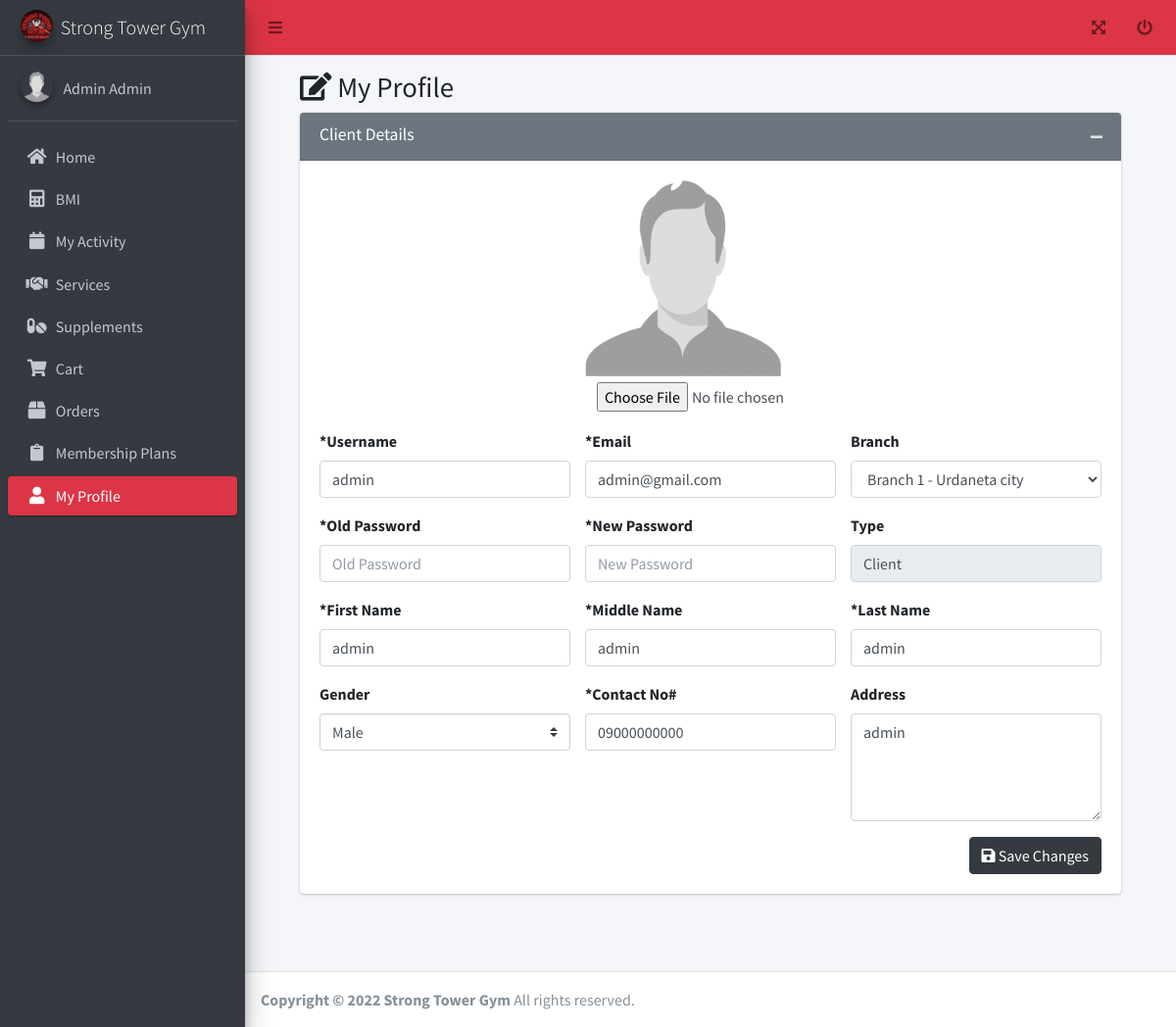
Screenshot of /member/my_profile.php (signed in) with the database file from the repository.
### tables this page shows
CREATE TABLE `tbl_user` (
  `id` int(11) NOT NULL AUTO_INCREMENT,
  `username` varchar(255) DEFAULT NULL,
  `email` varchar(255) DEFAULT NULL,
  `password` varchar(255) DEFAULT NULL,
  `branch_id` int(11) DEFAULT NULL,
  `access_id` int(11) DEFAULT NULL,
  `client_plan_id` int(11) DEFAULT 0,
  `plan_expiration_date` date DEFAULT NULL,
  `verified` tinyint(4) DEFAULT 0,
  `created_date` datetime DEFAULT current_timestamp(),
  `updated_date` datetime DEFAULT current_timestamp(),
  `deleted_flag` tinyint(4) DEFAULT 0,
  `access` varchar(45) DEFAULT NULL,
  PRIMARY KEY (`id`)
);

CREATE TABLE `tbl_user_info` (
  `id` int(11) NOT NULL AUTO_INCREMENT,
  `first_name` varchar(255) DEFAULT NULL,
  `middle_name` varchar(45) DEFAULT NULL,
  `last_name` varchar(45) DEFAULT NULL,
  `gender_id` int(11) DEFAULT NULL,
  `contact_no` varchar(45) DEFAULT NULL,
  `picture` varchar(255) DEFAULT 'default.jpg',
  `created_date` datetime DEFAULT current_timestamp(),
  `updated_date` datetime DEFAULT current_timestamp(),
  `deleted_flag` tinyint(4) DEFAULT 0,
  `address` varchar(45) DEFAULT NULL,
  `medical_certificate` varchar(225) DEFAULT 'default.jpg',
  PRIMARY KEY (`id`)
);

CREATE TABLE `tbl_branch` (
  `id` int(11) NOT NULL AUTO_INCREMENT,
  `name` varchar(255) DEFAULT NULL,
  `description` text DEFAULT NULL,
  `created_date` datetime DEFAULT current_timestamp(),
  `updated_date` datetime DEFAULT current_timestamp(),
  `deleted_flag` tinyint(4) DEFAULT 0,
  `sub_title` text DEFAULT NULL,
  PRIMARY KEY (`id`)
);

CREATE TABLE `tbl_gender` (
  `id` int(11) NOT NULL AUTO_INCREMENT,
  `name` varchar(45) DEFAULT NULL,
  `created_date` datetime DEFAULT current_timestamp(),
  `updated_date` datetime DEFAULT current_timestamp(),
  `deleted_flag` tinyint(4) DEFAULT 0,
  PRIMARY KEY (`id`)
);

### functions.php (called while the page is built, shortened)
<?php
function get_list($sql)
{
  $data = array();
  $result = mysqli_query($_SESSION['conn'], $sql);
  while ($row = mysqli_fetch_assoc($result)) {
    $data[] = $row;
  }
  return $data;
}
function get_one($sql)
{
  if ($result = mysqli_query($_SESSION['conn'], $sql)) {
    $obj = mysqli_fetch_object($result);
    return $obj;
  }
  return false;
}

### member/my_profile.php (the view, shortened to what this page needs)
<?php include('header.php'); ?>
<div>
  <div class="content-wrapper">
    <div class="content-header">
      <?php
      $id = $_SESSION['user']->id;
      $user = get_one("SELECT tp.*,u.*,ui.*,if(u.plan_expiration_date>curdate(),u.plan_expiration_date, null )  as `plan_expiration_date`,if(u.plan_expiration_date>curdate(),u.client_plan_id, 0 )  as `client_plan_id` FROM tbl_user u inner join tbl_user_info ui on ui.id = u.id left join tbl_client_plan tc on (tc.id = u.client_plan_id and u.plan_expiration_date > curdate()) left join tbl_plan tp on tp.id = tc.plan_id where u.id = " . $id) ?>
      <div class="container-fluid" id="content">
        <div class="row mb-2">
          <div class="col-sm-12">
            <h1 class="m-0"><i class="fa fa-edit"></i> My Profile </h1>
          </div>
        </div>
        <form method="post" onsubmit="return confirm('Are You Sure?');" enctype="multipart/form-data">
          <section class="content">
            <div class="row">
              <div class="col-md-12">
                <div class="card card-secondary">
                  <div class="card-header">
                    <h3 class="card-title">Client Details</h3>
                    <div class="card-tools">
                      <button type="button" class="btn btn-tool" data-card-widget="collapse" title="Collapse">
                        <i class="fas fa-minus"></i>
                      </button>
                    </div>
                  </div>
                  <div class="card-body">
                    <div class="row">
                      <div class="col-sm-4">
                      </div>
                      <div class="col-sm-4">
                        <div class="form-group">
                          <img src="../profile/<?= isset($_POST['image']) ? $_POST['image'] : $user->picture ?>" alt="" style="width:200px;height:200px;align-self: center;" id="preview">
                          <input type="file" class="form-control" id="image" name="image" accept="image/*" style="border: unset;">
                        </div>
                      </div>
                    </div>
                    <div class="row">
                      <div class="col-sm-4">
                        <div class="form-group">
                          <label>*Username</label>
                          <input type="text" class="form-control <?= isset($_SESSION['error']['username']) ? 'is-invalid' : '' ?>" id="username" name="username" placeholder="Username" value="<?= isset($_POST['username']) ? $_POST['username'] : $user->username ?>">
                        </div>
                      </div>
                      <div class="col-sm-4">
                        <div class="form-group">
                          <label>*Email</label>
                          <input type="email" class="form-control <?= isset($_SESSION['error']['email']) ? 'is-invalid' : '' ?>" id="email" name="email" placeholder="Email" value="<?= isset($_POST['email']) ? $_POST['email'] : $user->email ?>">
                        </div>
                      </div>
                      <div class="col-sm-4">
                        <div class="form-group">
                          <label>Branch</label>
                          <?php if (in_array($_SESSION['user']->access_id, array(1))) { ?>
                            <select id="branch" name="branch" class="form-control <?= isset($_SESSION['error']['branch']) ? 'is-invalid' : '' ?>">
                              <?php foreach (get_list("select * from tbl_branch where deleted_flag = 0") as $res) { ?>
                                <option value="<?= $res['id']; ?>" <?= ($user->branch_id == $res['id']) ? 'selected' : ''; ?>><?= $res['name']; ?></option>
                              <?php } ?>
                            </select>
                          <?php } else { ?>
                            <input type="text" class="form-control <?= isset($_SESSION['error']['branch']) ? 'is-invalid' : '' ?>" value="<?= $_SESSION['user']->branch ?>" disabled>
                            <input type="hidden" id="branch" name="branch" value="<?= $_SESSION['user']->branch_id ?>" disabled>
                          <?php } ?>
                        </div>
                      </div>
                    </div>
                    <div class="row">
                      <div class="col-sm-4">
                        <div class="form-group">
                          <label>*Old Password</label>
                          <input type="password" class="form-control <?= isset($_SESSION['error']['re_password']) ? 'is-invalid' : '' ?>" id="re_password" name="re_password" placeholder="Old Password" value="<?= isset($_POST['re_password']) ? $_POST['re_password'] : '' ?>">
                        </div>
                      </div>
                      <div class="col-sm-4">
                        <div class="form-group">
                          <label>*New Password</label>
                          <input type="password" class="form-control <?= isset($_SESSION['error']['password']) ? 'is-invalid' : '' ?>" id="password" name="password" placeholder="New Password" value="<?= isset($_POST['password']) ? $_POST['password'] : '' ?>">
                        </div>
                      </div>
                      <div class="col-sm-4">
                        <div class="form-group">
                          <label>Type</label>
                          <input type="text" class="form-control" value="Client" disabled>
                        </div>
                      </div>
                    </div>
                    <div class="row">
                      <div class="col-sm-4">
                        <div class="form-group">
                          <label>*First Name</label>
                          <input type="text" class="form-control <?= isset($_SESSION['error']['first_name']) ? 'is-invalid' : '' ?>" id="first_name" name="first_name" placeholder="First Name" value="<?= isset($_POST['first_name']) ? $_POST['first_name'] : $user->first_name ?>">
                        </div>
                      </div>
                      <div class="col-sm-4">
                        <div class="form-group">
                          <label>*Middle Name</label>
                          <input type="text" class="form-control <?= isset($_SESSION['error']['middle_name']) ? 'is-invalid' : '' ?>" id="middle_name" name="middle_name" placeholder="Middle Name" value="<?= isset($_POST['middle_name']) ? $_POST['middle_name'] : $user->middle_name ?>">
                        </div>
                      </div>
                      <div class="col-sm-4">
                        <div class="form-group">
                          <label>*Last Name</label>
                          <input type="text" class="form-control <?= isset($_SESSION['error']['last_name']) ? 'is-invalid' : '' ?>" id="last_name" name="last_name" placeholder="Last Name" value="<?= isset($_POST['last_name']) ? $_POST['last_name'] : $user->last_name ?>">
                        </div>
                      </div>
                    </div>
                    <div class="row">
                      <div class="col-sm-4">
                        <div class="form-group">
                          <label>Gender</label>
                          <select id="gender" class="form-control <?= isset($_SESSION['error']['gender']) ? 'is-invalid' : '' ?> custom-select" name="gender">
                            <?php foreach (get_list("select * from tbl_gender where deleted_flag = 0") as $res) { ?>
                              <option value="<?= $res['id']; ?>" <?= ($user->gender_id == $res['id']) ? 'selected' : ''; ?>><?= $res['name']; ?></option>
                            <?php } ?>
                          </select>
                        </div>
                      </div>
                      <div class="col-sm-4">
                        <div class="form-group">
                          <label>*Contact No#</label>
                          <input type="number" class="form-control <?= isset($_SESSION['error']['contact']) ? 'is-invalid' : '' ?>" id="contact" name="contact" placeholder="Contact No#" value="<?= isset($_POST['contact']) ? $_POST['contact'] : $user->contact_no ?>">
                        </div>
                      </div>
                      <div class="col-sm-4">
                        <div class="form-group">
                          <label>Address</label>
                          <textarea class="form-control <?= isset($_SESSION['error']['address']) ? 'is-invalid' : '' ?>" rows="4" id="address" name="address" placeholder="Address"><?= isset($_POST['address']) ? $_POST['address'] : $user->address ?></textarea>
                        </div>
                      </div>
                    </div>
                    <div class="form-group">
                      <button type="submit" class="btn btn-dark float-right" name="update"><i class="fa fa-save"></i> Save Changes</button>
                    </div>
                  </div>
                </div>
              </div>
            </div>
          </section>
        </form>
      </div>
    </div>
  </div>
</div>
<?php include('footer.php'); ?>

### adminlte/css/admin.css (style rules this page uses)
#content { padding: 3em; padding-top: 0px; min-height: 85vh; }

### rows the page displays
tbl_user: tbl_user_info.picture (placeholder picture), username "admin", email "admin@gmail.com", branch "Branch 1 - Urdaneta city", first_name "admin", middle_name "admin", last_name "admin", contact "09000000000", address "admin"
tbl_user_info: gender "Male"

### other values shown
$_SESSION['user']->first_name "Admin"
$_SESSION['user']->last_name "Admin"
